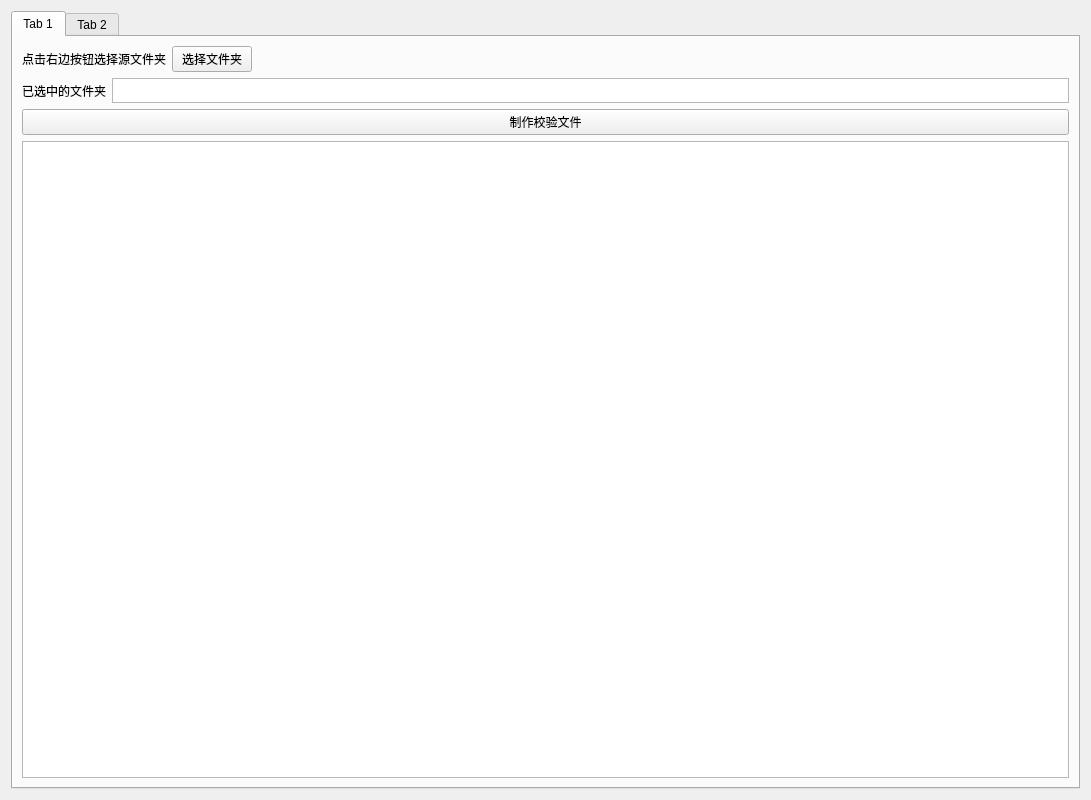
<?xml version="1.0" encoding="UTF-8"?>
<ui version="4.0">
 <class>Form</class>
 <widget class="QWidget" name="Form">
  <property name="geometry">
   <rect>
    <x>0</x>
    <y>0</y>
    <width>1091</width>
    <height>800</height>
   </rect>
  </property>
  <property name="windowTitle">
   <string>Form</string>
  </property>
  <layout class="QVBoxLayout" name="verticalLayout">
   <item>
    <widget class="QTabWidget" name="tabWidget">
     <property name="currentIndex">
      <number>0</number>
     </property>
     <widget class="QWidget" name="MakCheckFile">
      <attribute name="title">
       <string>Tab 1</string>
      </attribute>
      <layout class="QVBoxLayout" name="verticalLayout_2">
       <item>
        <layout class="QHBoxLayout" name="horizontalLayout" stretch="0,0,0">
         <property name="sizeConstraint">
          <enum>QLayout::SetMaximumSize</enum>
         </property>
         <property name="leftMargin">
          <number>0</number>
         </property>
         <item>
          <widget class="QLabel" name="label">
           <property name="sizePolicy">
            <sizepolicy hsizetype="Preferred" vsizetype="Maximum">
             <horstretch>0</horstretch>
             <verstretch>0</verstretch>
            </sizepolicy>
           </property>
           <property name="maximumSize">
            <size>
             <width>16777215</width>
             <height>16777215</height>
            </size>
           </property>
           <property name="text">
            <string>点击右边按钮选择源文件夹</string>
           </property>
           <property name="alignment">
            <set>Qt::AlignLeading|Qt::AlignLeft|Qt::AlignVCenter</set>
           </property>
          </widget>
         </item>
         <item>
          <widget class="QPushButton" name="chooseSrcFile">
           <property name="sizePolicy">
            <sizepolicy hsizetype="Maximum" vsizetype="Maximum">
             <horstretch>0</horstretch>
             <verstretch>0</verstretch>
            </sizepolicy>
           </property>
           <property name="maximumSize">
            <size>
             <width>16777215</width>
             <height>16777215</height>
            </size>
           </property>
           <property name="text">
            <string>选择文件夹</string>
           </property>
          </widget>
         </item>
         <item>
          <spacer name="horizontalSpacer">
           <property name="orientation">
            <enum>Qt::Horizontal</enum>
           </property>
           <property name="sizeHint" stdset="0">
            <size>
             <width>40</width>
             <height>20</height>
            </size>
           </property>
          </spacer>
         </item>
        </layout>
       </item>
       <item>
        <layout class="QHBoxLayout" name="horizontalLayout_2">
         <property name="sizeConstraint">
          <enum>QLayout::SetFixedSize</enum>
         </property>
         <item>
          <widget class="QLabel" name="label_2">
           <property name="sizePolicy">
            <sizepolicy hsizetype="Preferred" vsizetype="Maximum">
             <horstretch>0</horstretch>
             <verstretch>0</verstretch>
            </sizepolicy>
           </property>
           <property name="maximumSize">
            <size>
             <width>16777215</width>
             <height>25</height>
            </size>
           </property>
           <property name="text">
            <string>已选中的文件夹</string>
           </property>
          </widget>
         </item>
         <item>
          <widget class="QPlainTextEdit" name="displayBox_chosenFile">
           <property name="sizePolicy">
            <sizepolicy hsizetype="Expanding" vsizetype="Maximum">
             <horstretch>0</horstretch>
             <verstretch>0</verstretch>
            </sizepolicy>
           </property>
           <property name="maximumSize">
            <size>
             <width>16777215</width>
             <height>25</height>
            </size>
           </property>
          </widget>
         </item>
        </layout>
       </item>
       <item>
        <widget class="QPushButton" name="makeCheckFile">
         <property name="text">
          <string>制作校验文件</string>
         </property>
        </widget>
       </item>
       <item>
        <widget class="QPlainTextEdit" name="displayBox_detail"/>
       </item>
      </layout>
     </widget>
     <widget class="QWidget" name="CheckFiles">
      <attribute name="title">
       <string>Tab 2</string>
      </attribute>
      <layout class="QVBoxLayout" name="verticalLayout_3">
       <item>
        <layout class="QHBoxLayout" name="horizontalLayout_5" stretch="0,0,0">
         <property name="sizeConstraint">
          <enum>QLayout::SetMaximumSize</enum>
         </property>
         <property name="leftMargin">
          <number>0</number>
         </property>
         <item>
          <widget class="QLabel" name="label_5">
           <property name="sizePolicy">
            <sizepolicy hsizetype="Preferred" vsizetype="Maximum">
             <horstretch>0</horstretch>
             <verstretch>0</verstretch>
            </sizepolicy>
           </property>
           <property name="maximumSize">
            <size>
             <width>16777215</width>
             <height>16777215</height>
            </size>
           </property>
           <property name="text">
            <string>点击右边按钮选择需要校验的文件夹</string>
           </property>
           <property name="alignment">
            <set>Qt::AlignLeading|Qt::AlignLeft|Qt::AlignVCenter</set>
           </property>
          </widget>
         </item>
         <item>
          <widget class="QPushButton" name="chooseTarFile">
           <property name="sizePolicy">
            <sizepolicy hsizetype="Maximum" vsizetype="Maximum">
             <horstretch>0</horstretch>
             <verstretch>0</verstretch>
            </sizepolicy>
           </property>
           <property name="maximumSize">
            <size>
             <width>16777215</width>
             <height>16777215</height>
            </size>
           </property>
           <property name="text">
            <string>选择文件夹</string>
           </property>
          </widget>
         </item>
         <item>
          <spacer name="horizontalSpacer_3">
           <property name="orientation">
            <enum>Qt::Horizontal</enum>
           </property>
           <property name="sizeHint" stdset="0">
            <size>
             <width>40</width>
             <height>20</height>
            </size>
           </property>
          </spacer>
         </item>
        </layout>
       </item>
       <item>
        <layout class="QHBoxLayout" name="horizontalLayout_7" stretch="0,0,0">
         <property name="sizeConstraint">
          <enum>QLayout::SetMaximumSize</enum>
         </property>
         <property name="leftMargin">
          <number>0</number>
         </property>
         <item>
          <widget class="QLabel" name="label_7">
           <property name="sizePolicy">
            <sizepolicy hsizetype="Preferred" vsizetype="Maximum">
             <horstretch>0</horstretch>
             <verstretch>0</verstretch>
            </sizepolicy>
           </property>
           <property name="maximumSize">
            <size>
             <width>16777215</width>
             <height>16777215</height>
            </size>
           </property>
           <property name="text">
            <string>点击右边按钮选择校验文件</string>
           </property>
           <property name="alignment">
            <set>Qt::AlignLeading|Qt::AlignLeft|Qt::AlignVCenter</set>
           </property>
          </widget>
         </item>
         <item>
          <widget class="QPushButton" name="chooseCheckFile">
           <property name="sizePolicy">
            <sizepolicy hsizetype="Maximum" vsizetype="Maximum">
             <horstretch>0</horstretch>
             <verstretch>0</verstretch>
            </sizepolicy>
           </property>
           <property name="maximumSize">
            <size>
             <width>16777215</width>
             <height>16777215</height>
            </size>
           </property>
           <property name="text">
            <string>选择文件</string>
           </property>
          </widget>
         </item>
         <item>
          <spacer name="horizontalSpacer_4">
           <property name="orientation">
            <enum>Qt::Horizontal</enum>
           </property>
           <property name="sizeHint" stdset="0">
            <size>
             <width>40</width>
             <height>20</height>
            </size>
           </property>
          </spacer>
         </item>
        </layout>
       </item>
       <item>
        <layout class="QHBoxLayout" name="horizontalLayout_6">
         <property name="sizeConstraint">
          <enum>QLayout::SetFixedSize</enum>
         </property>
         <item>
          <widget class="QLabel" name="label_6">
           <property name="sizePolicy">
            <sizepolicy hsizetype="Preferred" vsizetype="Maximum">
             <horstretch>0</horstretch>
             <verstretch>0</verstretch>
            </sizepolicy>
           </property>
           <property name="maximumSize">
            <size>
             <width>16777215</width>
             <height>25</height>
            </size>
           </property>
           <property name="text">
            <string>已选中的文件夹</string>
           </property>
          </widget>
         </item>
         <item>
          <widget class="QPlainTextEdit" name="displayBox_chosenTarFile">
           <property name="sizePolicy">
            <sizepolicy hsizetype="Expanding" vsizetype="Maximum">
             <horstretch>0</horstretch>
             <verstretch>0</verstretch>
            </sizepolicy>
           </property>
           <property name="maximumSize">
            <size>
             <width>16777215</width>
             <height>25</height>
            </size>
           </property>
          </widget>
         </item>
        </layout>
       </item>
       <item>
        <widget class="QPushButton" name="compareFile">
         <property name="text">
          <string>开始校验</string>
         </property>
        </widget>
       </item>
       <item>
        <widget class="QPlainTextEdit" name="displayBox_detail_result"/>
       </item>
      </layout>
     </widget>
    </widget>
   </item>
  </layout>
 </widget>
 <resources/>
 <connections/>
</ui>
